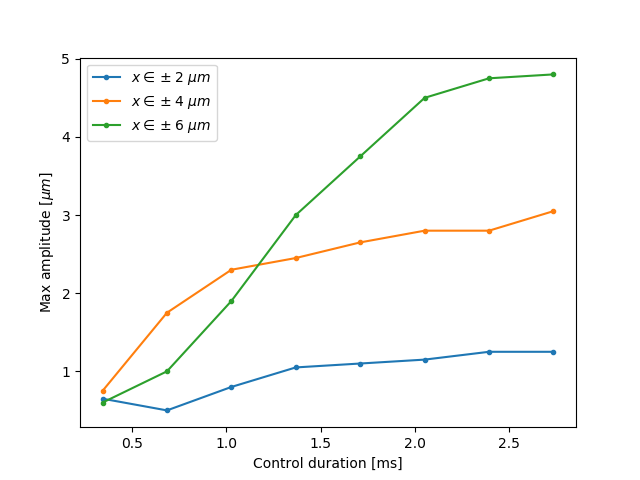

Write Python code to recreate this figure.
import matplotlib.pyplot as plt

control_times = {"2": [], "4": [], "6":[]}
amplitudes = {"2": [], "4": [], "6":[]}
timescale = 0.5/0.36537 # Timescale to convert to ms
#Read data file
filename = "space-data.txt"
data = open(filename, mode='r')
data.readline()
line = data.readline()
while line:
    words = line.split('\t')
    xmax = words[0]
    control_times[xmax].append(float(words[1]))
    amplitudes[xmax].append(float(words[2]))
    line = data.readline()

# Same stuff for both figs
xlabel = "Control duration [ms]"

# Plot T,A graph
fig, ax = plt.subplots()
for xmax in control_times.keys():
    ax.plot([t*timescale for t in control_times[xmax]], amplitudes[xmax], '.-', label=r'$x\in \pm $'+xmax+' '+r"$\mu m$")

ax.set( xlabel=xlabel, 
        ylabel="Max amplitude "+r"$[\mu m]$")
        #title="Max amplitude for "+r"$A\,\sin(3\pi t/T)$")
ax.legend(loc="best")

figname = "amplitude-variation"
fig.savefig(figname+".pdf")
fig.savefig(figname+".png")

# Plot T, A/xmax graph
fig, ax = plt.subplots()
for xmax in control_times.keys():
    ax.plot([t*timescale for t in control_times[xmax]], [A/float(xmax) for A in amplitudes[xmax]], '.-', label=r'$x\in \pm $'+xmax+' '+r"$\mu m$")

ax.set( xlabel=xlabel, 
        ylabel=r"$A/x_{max}$")
        #title="Relative max amplitude for "+r"$A \, \sin(3\pi t/T)$")
#ax.legend(loc="best")

figname = "amplitude-variation-relative"
fig.savefig(figname+".pdf")
fig.savefig(figname+".png")